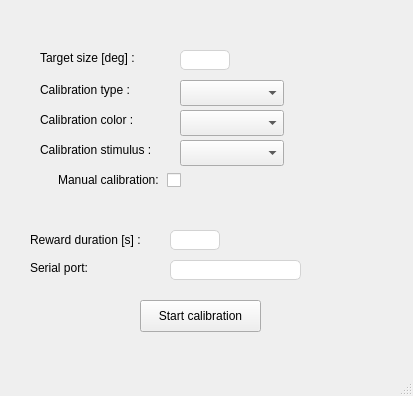
<?xml version="1.0" encoding="UTF-8"?>
<ui version="4.0">
 <class>MainWindow</class>
 <widget class="QMainWindow" name="MainWindow">
  <property name="geometry">
   <rect>
    <x>0</x>
    <y>0</y>
    <width>413</width>
    <height>396</height>
   </rect>
  </property>
  <property name="windowTitle">
   <string>MainWindow</string>
  </property>
  <widget class="QWidget" name="centralwidget">
   <widget class="QLineEdit" name="calibration_target_size">
    <property name="geometry">
     <rect>
      <x>180</x>
      <y>50</y>
      <width>50</width>
      <height>20</height>
     </rect>
    </property>
    <property name="focusPolicy">
     <enum>Qt::StrongFocus</enum>
    </property>
    <property name="toolTip">
     <string>The size of the calibration target, in degress of visual angle</string>
    </property>
    <property name="styleSheet">
     <string notr="true">border: 1px solid lightgray;
border-radius: 5px</string>
    </property>
   </widget>
   <widget class="QLabel" name="label_36">
    <property name="geometry">
     <rect>
      <x>40</x>
      <y>80</y>
      <width>130</width>
      <height>20</height>
     </rect>
    </property>
    <property name="text">
     <string>Calibration type :</string>
    </property>
   </widget>
   <widget class="QComboBox" name="calibration_target_color">
    <property name="geometry">
     <rect>
      <x>180</x>
      <y>110</y>
      <width>104</width>
      <height>26</height>
     </rect>
    </property>
    <property name="toolTip">
     <string>The color of the calibration stimulus</string>
    </property>
   </widget>
   <widget class="QComboBox" name="calibration_type">
    <property name="geometry">
     <rect>
      <x>180</x>
      <y>80</y>
      <width>104</width>
      <height>26</height>
     </rect>
    </property>
    <property name="toolTip">
     <string>The type of calibration to use</string>
    </property>
   </widget>
   <widget class="QLabel" name="label_38">
    <property name="geometry">
     <rect>
      <x>40</x>
      <y>50</y>
      <width>111</width>
      <height>16</height>
     </rect>
    </property>
    <property name="text">
     <string>Target size [deg] :</string>
    </property>
   </widget>
   <widget class="QLabel" name="label_37">
    <property name="geometry">
     <rect>
      <x>40</x>
      <y>110</y>
      <width>130</width>
      <height>20</height>
     </rect>
    </property>
    <property name="text">
     <string>Calibration color :</string>
    </property>
   </widget>
   <widget class="QLabel" name="label_39">
    <property name="geometry">
     <rect>
      <x>40</x>
      <y>140</y>
      <width>130</width>
      <height>20</height>
     </rect>
    </property>
    <property name="text">
     <string>Calibration stimulus :</string>
    </property>
   </widget>
   <widget class="QCheckBox" name="manual_calibration">
    <property name="geometry">
     <rect>
      <x>40</x>
      <y>170</y>
      <width>141</width>
      <height>20</height>
     </rect>
    </property>
    <property name="toolTip">
     <string>Whether to use manual calibration</string>
    </property>
    <property name="layoutDirection">
     <enum>Qt::RightToLeft</enum>
    </property>
    <property name="text">
     <string>Manual calibration: </string>
    </property>
   </widget>
   <widget class="QComboBox" name="calibration_stimulus">
    <property name="geometry">
     <rect>
      <x>180</x>
      <y>140</y>
      <width>104</width>
      <height>26</height>
     </rect>
    </property>
    <property name="toolTip">
     <string>The type of calibration stimulus to use</string>
    </property>
   </widget>
   <widget class="QPushButton" name="calibration_start">
    <property name="geometry">
     <rect>
      <x>140</x>
      <y>300</y>
      <width>121</width>
      <height>32</height>
     </rect>
    </property>
    <property name="text">
     <string>Start calibration</string>
    </property>
   </widget>
   <widget class="QLineEdit" name="calibration_reward_duration">
    <property name="geometry">
     <rect>
      <x>170</x>
      <y>230</y>
      <width>50</width>
      <height>20</height>
     </rect>
    </property>
    <property name="focusPolicy">
     <enum>Qt::StrongFocus</enum>
    </property>
    <property name="toolTip">
     <string>The amount of reward to give during calibration</string>
    </property>
    <property name="styleSheet">
     <string notr="true">border: 1px solid lightgray;
border-radius: 5px</string>
    </property>
   </widget>
   <widget class="QLabel" name="label_35">
    <property name="geometry">
     <rect>
      <x>30</x>
      <y>230</y>
      <width>130</width>
      <height>20</height>
     </rect>
    </property>
    <property name="text">
     <string>Reward duration [s] :</string>
    </property>
   </widget>
   <widget class="QLineEdit" name="serial_path">
    <property name="geometry">
     <rect>
      <x>170</x>
      <y>260</y>
      <width>131</width>
      <height>20</height>
     </rect>
    </property>
    <property name="focusPolicy">
     <enum>Qt::StrongFocus</enum>
    </property>
    <property name="toolTip">
     <string>The address of the serial port used to send the reward signal</string>
    </property>
    <property name="styleSheet">
     <string notr="true">border: 1px solid lightgray;
border-radius: 5px</string>
    </property>
   </widget>
   <widget class="QLabel" name="label_15">
    <property name="geometry">
     <rect>
      <x>30</x>
      <y>260</y>
      <width>71</width>
      <height>16</height>
     </rect>
    </property>
    <property name="text">
     <string>Serial port: </string>
    </property>
   </widget>
  </widget>
  <widget class="QMenuBar" name="menubar">
   <property name="geometry">
    <rect>
     <x>0</x>
     <y>0</y>
     <width>413</width>
     <height>22</height>
    </rect>
   </property>
  </widget>
  <widget class="QStatusBar" name="statusbar"/>
 </widget>
 <resources/>
 <connections/>
</ui>
